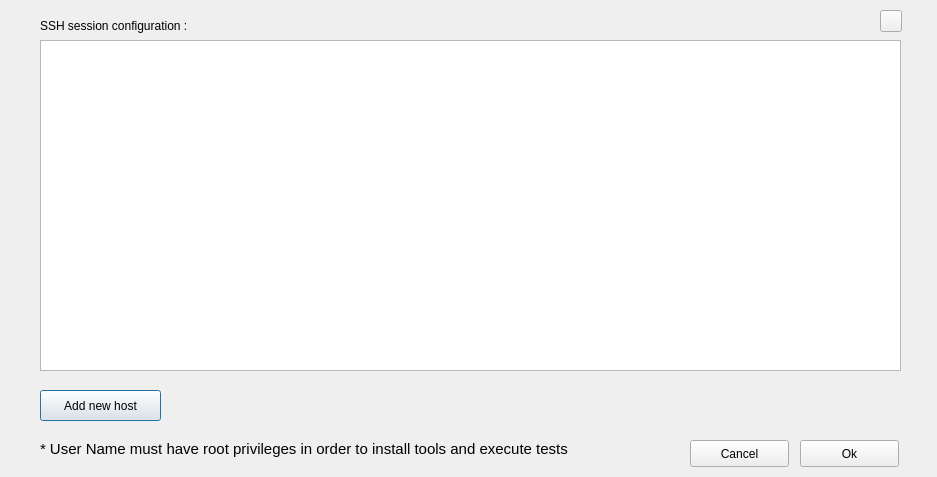
<?xml version="1.0" encoding="UTF-8"?>
<ui version="4.0">
 <class>Dialog</class>
 <widget class="QDialog" name="Dialog">
  <property name="geometry">
   <rect>
    <x>0</x>
    <y>0</y>
    <width>937</width>
    <height>477</height>
   </rect>
  </property>
  <property name="minimumSize">
   <size>
    <width>900</width>
    <height>374</height>
   </size>
  </property>
  <property name="maximumSize">
   <size>
    <width>1100</width>
    <height>16777215</height>
   </size>
  </property>
  <property name="windowTitle">
   <string>Settings</string>
  </property>
  <widget class="QLabel" name="label">
   <property name="geometry">
    <rect>
     <x>40</x>
     <y>10</y>
     <width>191</width>
     <height>31</height>
    </rect>
   </property>
   <property name="text">
    <string>SSH session configuration :</string>
   </property>
  </widget>
  <widget class="QPushButton" name="add_new_host">
   <property name="geometry">
    <rect>
     <x>40</x>
     <y>390</y>
     <width>121</width>
     <height>31</height>
    </rect>
   </property>
   <property name="text">
    <string>Add new host</string>
   </property>
  </widget>
  <widget class="QTableWidget" name="tableWidget">
   <property name="geometry">
    <rect>
     <x>40</x>
     <y>40</y>
     <width>861</width>
     <height>331</height>
    </rect>
   </property>
  </widget>
  <widget class="QPushButton" name="ok_button">
   <property name="geometry">
    <rect>
     <x>800</x>
     <y>440</y>
     <width>99</width>
     <height>27</height>
    </rect>
   </property>
   <property name="text">
    <string>Ok</string>
   </property>
  </widget>
  <widget class="QPushButton" name="cancel_button">
   <property name="geometry">
    <rect>
     <x>690</x>
     <y>440</y>
     <width>99</width>
     <height>27</height>
    </rect>
   </property>
   <property name="text">
    <string>Cancel</string>
   </property>
  </widget>
  <widget class="QPushButton" name="refresh_button">
   <property name="geometry">
    <rect>
     <x>880</x>
     <y>10</y>
     <width>22</width>
     <height>22</height>
    </rect>
   </property>
   <property name="text">
    <string/>
   </property>
  </widget>
  <widget class="QLabel" name="label_2">
   <property name="geometry">
    <rect>
     <x>40</x>
     <y>440</y>
     <width>551</width>
     <height>17</height>
    </rect>
   </property>
   <property name="font">
    <font>
     <pointsize>11</pointsize>
    </font>
   </property>
   <property name="text">
    <string>* User Name must have root privileges in order to install tools and execute tests</string>
   </property>
  </widget>
 </widget>
 <resources/>
 <connections/>
</ui>
